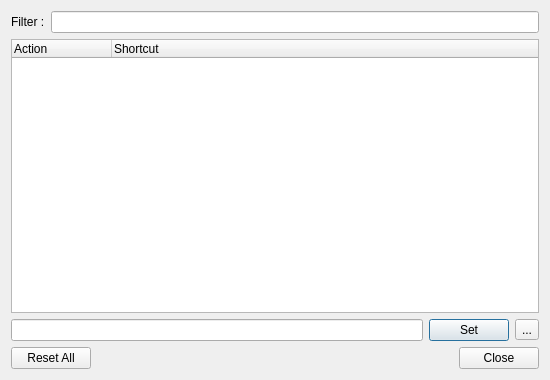
<?xml version="1.0" encoding="UTF-8"?>
<ui version="4.0">
 <class>UIShortcut</class>
 <widget class="QDialog" name="UIShortcut">
  <property name="geometry">
   <rect>
    <x>0</x>
    <y>0</y>
    <width>550</width>
    <height>380</height>
   </rect>
  </property>
  <property name="windowTitle">
   <string comment="windowTitle Shortcut Editor">Shortcut Editor</string>
  </property>
  <property name="windowIcon">
   <iconset resource="../ressources.qrc">
    <normaloff>:/images/settings_shortcuts.png</normaloff>:/images/settings_shortcuts.png</iconset>
  </property>
  <layout class="QVBoxLayout" name="verticalLayout">
   <item>
    <layout class="QHBoxLayout" name="horizontalLayout">
     <item>
      <widget class="QLabel" name="actionFilterLabel">
       <property name="text">
        <string comment="label shortcut filter">Filter :</string>
       </property>
      </widget>
     </item>
     <item>
      <widget class="ClearLineEdit" name="actionFilterLineEdit"/>
     </item>
    </layout>
   </item>
   <item>
    <widget class="QTreeWidget" name="actionTreeWidget">
     <property name="alternatingRowColors">
      <bool>true</bool>
     </property>
     <property name="uniformRowHeights">
      <bool>true</bool>
     </property>
     <column>
      <property name="text">
       <string comment="treewidget column 0 action">Action</string>
      </property>
     </column>
     <column>
      <property name="text">
       <string comment="treewidget column 1 shortcut">Shortcut</string>
      </property>
     </column>
    </widget>
   </item>
   <item>
    <layout class="QHBoxLayout" name="horizontalLayout_2">
     <item>
      <widget class="KeySequenceInput" name="shortcutLineEdit"/>
     </item>
     <item>
      <widget class="QPushButton" name="setShortcutButton">
       <property name="text">
        <string comment="button set shortcut">Set</string>
       </property>
      </widget>
     </item>
     <item>
      <widget class="QToolButton" name="resetButton">
       <property name="toolTip">
        <string comment="tooltip Reset current shortcut">Reset current shortcut</string>
       </property>
       <property name="statusTip">
        <string comment="statustip Reset current shortcut">Reset current shortcut</string>
       </property>
       <property name="text">
        <string notr="true">...</string>
       </property>
       <property name="icon">
        <iconset resource="../ressources.qrc">
         <normaloff>:/images/restore.png</normaloff>:/images/restore.png</iconset>
       </property>
      </widget>
     </item>
    </layout>
   </item>
   <item>
    <layout class="QHBoxLayout" name="horizontalLayout_3">
     <item>
      <widget class="QPushButton" name="resetAllButton">
       <property name="toolTip">
        <string comment="tooltip button reset all default shortcuts">Restore all the default shorcuts</string>
       </property>
       <property name="statusTip">
        <string comment="statustip button reset all default shortcuts">Restore all the default shorcuts</string>
       </property>
       <property name="text">
        <string comment="button reset all default shortcuts">Reset All</string>
       </property>
      </widget>
     </item>
     <item>
      <spacer name="horizontalSpacer">
       <property name="orientation">
        <enum>Qt::Horizontal</enum>
       </property>
       <property name="sizeHint" stdset="0">
        <size>
         <width>40</width>
         <height>20</height>
        </size>
       </property>
      </spacer>
     </item>
     <item>
      <widget class="QPushButton" name="closeButton">
       <property name="text">
        <string comment="button close">Close</string>
       </property>
      </widget>
     </item>
    </layout>
   </item>
  </layout>
 </widget>
 <customwidgets>
  <customwidget>
   <class>ClearLineEdit</class>
   <extends>QLineEdit</extends>
   <header location="global">widget/ClearLineEdit.h</header>
  </customwidget>
  <customwidget>
   <class>KeySequenceInput</class>
   <extends>QLineEdit</extends>
   <header location="global">widget/KeySequenceInput.h</header>
  </customwidget>
 </customwidgets>
 <resources>
  <include location="../ressources.qrc"/>
 </resources>
 <connections>
  <connection>
   <sender>closeButton</sender>
   <signal>clicked()</signal>
   <receiver>UIShortcut</receiver>
   <slot>close()</slot>
   <hints>
    <hint type="sourcelabel">
     <x>511</x>
     <y>362</y>
    </hint>
    <hint type="destinationlabel">
     <x>274</x>
     <y>189</y>
    </hint>
   </hints>
  </connection>
 </connections>
</ui>
